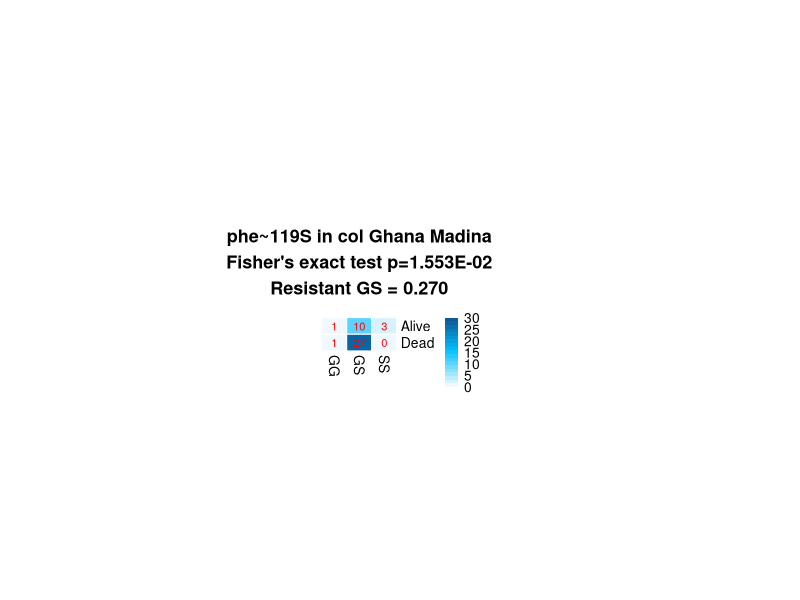
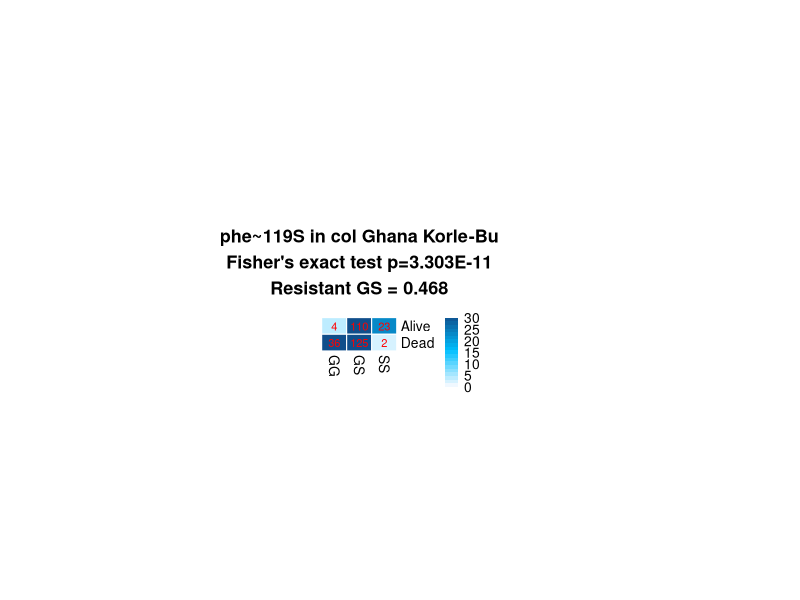
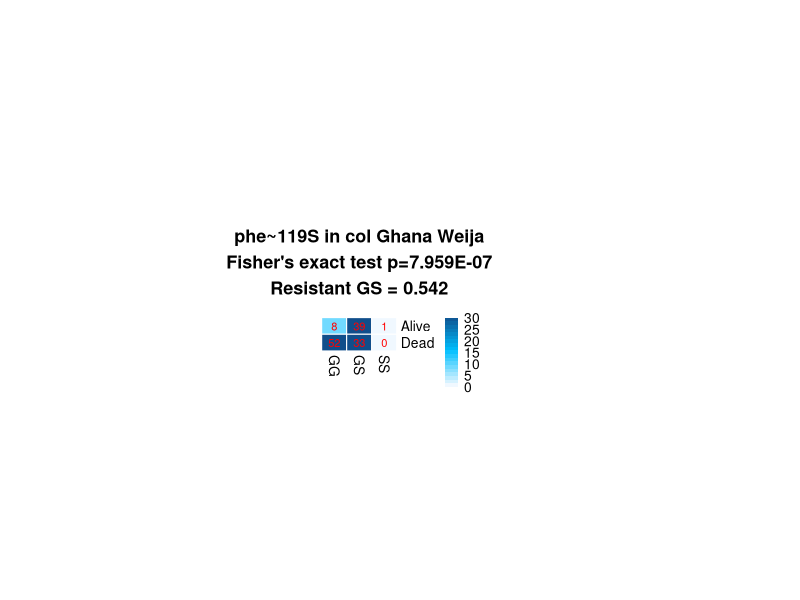
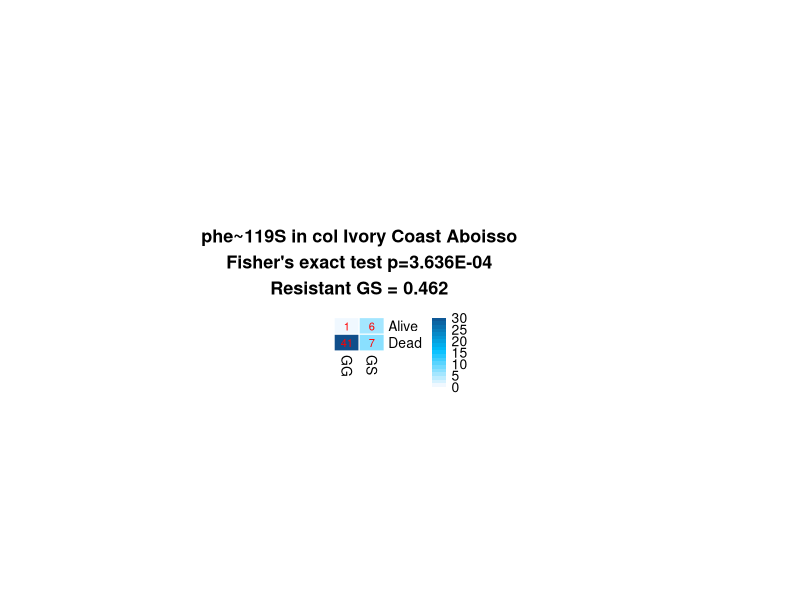
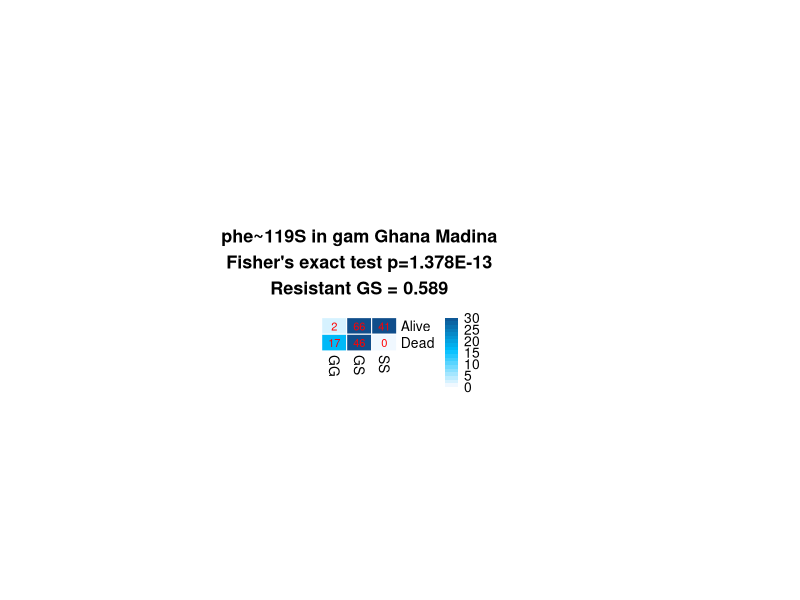
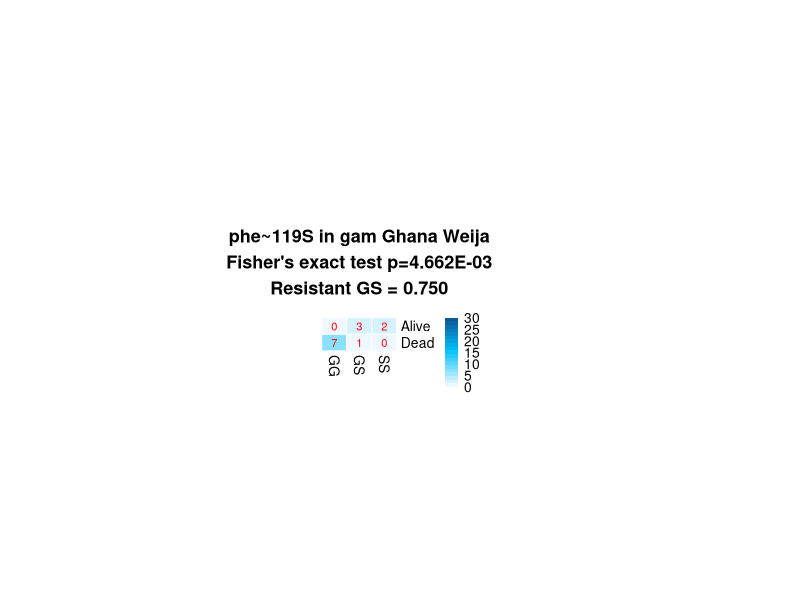
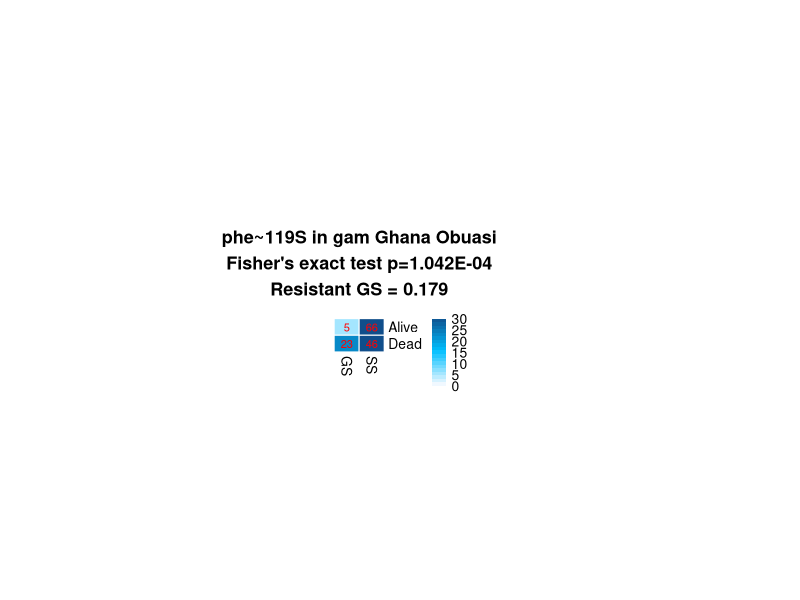
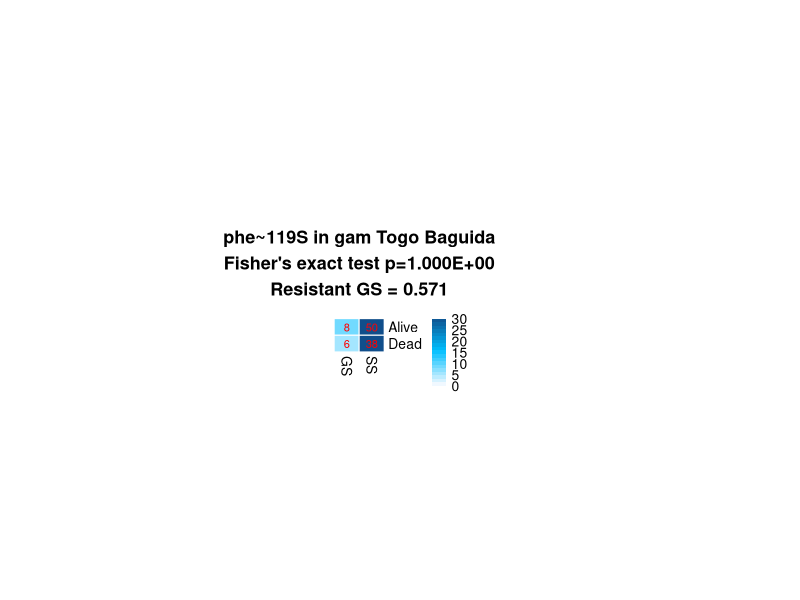

Source code (R) for these figures, in order:
### Define input ####

# libraries
library(gmodels)
library(pheatmap)


#### Genotype-phenotype associations: 119S ####

# input: genotyped/phenotyped samples from Biobank (D. Pipini)
dat = read.table("input_genotype-phenotype_2020-02-17.all_data.csv", header = T, sep="\t")
col.fun = colorRampPalette(interpolate="l",c("aliceblue","deepskyblue","dodgerblue4"))


# table genotype-phenotype associations: CNVs
pdf(file="Fig3_phe-gty_119S.pdf",height=4,width=4)

# loop with all tests
for (spi in c("col","gam")) {
  for (loi in unique(dat$Location)) {
    dai = dat[dat$Location == loi & dat$Species == spi,]
    country = as.vector(unique(dai$Country))
    if (nrow(dai)>0 && sum(table(dai$phenotype)>1) > 1)  {
      tei = CrossTable(dai$phenotype, dai$Ace1_G119S, fisher=T, prop.r = F, prop.c = F, prop.t = F, expected = T, missing.include = T)
      pheatmap(tei$t, color = col.fun(20), breaks = seq(0,30,length.out = 20), 
               cellwidth = 18, cellheight = 12, na_col = "dodgerblue4",number_color = "red",
               border_color = "white", cluster_cols=F, cluster_rows=F,display_numbers = T,number_format = "%i",
               main=sprintf("phe~119S in %s %s %s\nFisher's exact test p=%.3E\nResistant GS = %.3f",
                            spi, country, loi, tei$fisher.ts$p.value, tei$prop.col[,"GS"]["Alive"]))
    }
  }
}

# add table with ALL col
tei = CrossTable(dat[dat$Species == "col",]$phenotype, dat[dat$Species == "col",]$Ace1_G119S, fisher=T, prop.r = F, prop.c = F, prop.t = F, expected = T, missing.include = T)
pheatmap(tei$t, color = col.fun(20), breaks = seq(0,200,length.out = 20), 
         cellwidth = 18, cellheight = 12, na_col = "dodgerblue4",number_color = "red",
         border_color = "white", cluster_cols=F, cluster_rows=F,display_numbers = T,number_format = "%i",
         main=sprintf("phe~119S in ALL col\nFisher's exact test p=%.3E\nResistant GS = %.3f\nResistant SS = %.3f",
                      tei$fisher.ts$p.value, tei$prop.col[,"GS"]["Alive"], tei$prop.col[,"SS"]["Alive"]))
# add table with ALL gam
tei = CrossTable(dat[dat$Species == "gam",]$phenotype, dat[dat$Species == "gam",]$Ace1_G119S, fisher=T, prop.r = F, prop.c = F, prop.t = F, expected = T, missing.include = T)
pheatmap(tei$t, color = col.fun(20), breaks = seq(0,200,length.out = 20), 
         cellwidth = 18, cellheight = 12, na_col = "dodgerblue4",number_color = "red",
         border_color = "white", cluster_cols=F, cluster_rows=F,display_numbers = T,number_format = "%i",
         main=sprintf("phe~119S in ALL gam\nFisher's exact test p=%.3E\nResistant GS = %.3f\nResistant SS = %.3f",
                      tei$fisher.ts$p.value, tei$prop.col[,"GS"]["Alive"], tei$prop.col[,"SS"]["Alive"]))

dev.off()



#### Plot frequency of each species in each location ####

pdf(file="Fig3_populations.pdf",height=12,width=12)

tei = CrossTable(dat$Ace1_G119S, dat$Species, fisher=F, prop.r = F, prop.c = F, prop.t = F, expected = T, missing.include = T)
pheatmap(tei$t, color = col.fun(20), breaks = seq(0,300,length.out = 20), 
         cellwidth = 18, cellheight = 12, na_col = "dodgerblue4",number_color = "red",
         border_color = "white", cluster_cols=F, cluster_rows=F,display_numbers = T,number_format = "%i",
         main=sprintf("genotype~species"))

tei = CrossTable(dat$Location, dat$Species, fisher=F, prop.r = F, prop.c = F, prop.t = F, expected = T, missing.include = T)
pheatmap(tei$t, color = col.fun(20), breaks = seq(0,10,length.out = 20), 
         cellwidth = 18, cellheight = 12, na_col = "dodgerblue4",number_color = "red",
         border_color = "white", cluster_cols=F, cluster_rows=F,display_numbers = T,number_format = "%i",
         main=sprintf("location~species"))

tei = CrossTable(dat$Country, dat$Species, fisher=F, prop.r = F, prop.c = F, prop.t = F, expected = T, missing.include = T)
pheatmap(tei$t, color = col.fun(20), breaks = seq(0,10,length.out = 20), 
         cellwidth = 18, cellheight = 12, na_col = "dodgerblue4",number_color = "red",
         border_color = "white", cluster_cols=F, cluster_rows=F,display_numbers = T,number_format = "%i",
         main=sprintf("country~species"))

tei = CrossTable(dat$Country, dat$Location, fisher=F, prop.r = F, prop.c = F, prop.t = F, expected = T, missing.include = T)
pheatmap(tei$t, color = col.fun(20), breaks = seq(0,10,length.out = 20), 
         cellwidth = 18, cellheight = 12, na_col = "dodgerblue4",number_color = "red",
         border_color = "white", cluster_cols=F, cluster_rows=F,display_numbers = T,number_format = "%i",
         main=sprintf("country~location"))

dev.off()



#### Genotype-phenotype associations: 119S ####
#### TODO: SAME WITH DUPLICATIONS


# pdf(file="FigY_phe-gty_CNVs.pdf",height=12,width=12)
# dev.off()
